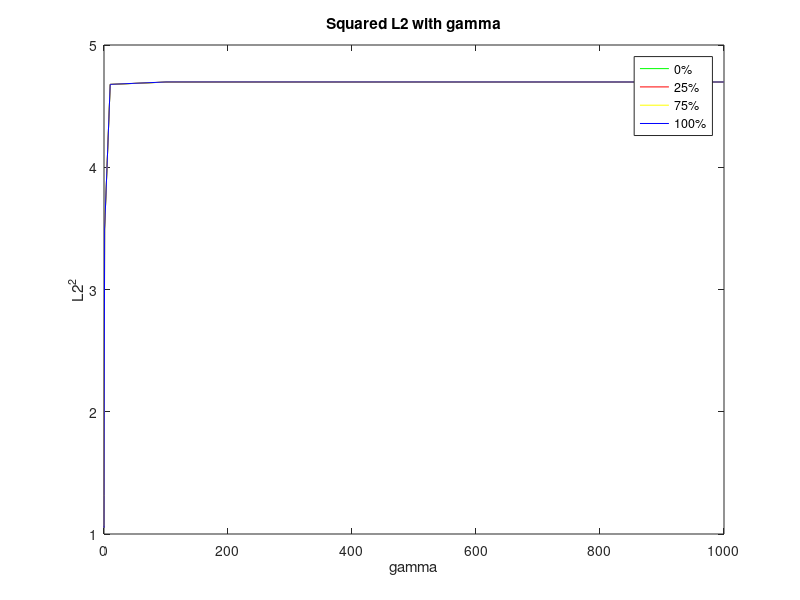

Here is the MATLAB script that generated this plot:
N=10;
x = zeros(1,N);
sigma=0.1;
wTrue=[1 0 -0.25 0];
for i=1:N
    x(i)=2*rand()-1;
end
v = zeros(1,N);
for i=1:N
    v(i) = normrnd(0,sigma);
end
y = polyval(wTrue,x)+v;
input = zeros(3,N);
for order=1:4
    a = x;
    if order==4
        a = ones(1,N);
    else
        for i=1:order
            a = a.*x;
        end
    end
    input(order,:)=a;
end
lambda=1;
input;


index=0;
steps=(-3:1:3);
percent = zeros(4,length(steps));
xplot=zeros(1, length(steps));
for s=steps
    index = index+1;
    gamma = 10^s;
    xplot(index) = gamma;
    l2=zeros(1,10);
    for i=1:10
        map = @(w)(w)*(w)'*gamma^(-2)+sum((y-w*input).^2*sigma^(-2));
        x0 = rand(1,4);
        [w,mval] = fminsearch(map,x0);
        l2(:,i) = norm(wTrue-w)^2;
    end
    percent(:,index) = [prctile(l2,0),prctile(l2,25),prctile(l2,75),prctile(l2,100),];

end



figure(1),
plot(xplot,percent(1,:),'g'),hold on,
plot(xplot,percent(2,:),'r'),hold on,
plot(xplot,percent(3,:),'y'),hold on,
plot(xplot,percent(4,:),'b'),hold on,
legend("0%",'25%','75%','100%'),
title("Squared L2 with gamma"),%ylim([0,2]);
xlabel('gamma'), ylabel('L2^2');




function g = evalGaussian(x,mu,Sigma)
% Evaluates the Gaussian pdf N(mu,Sigma) at each coumn of X
[n,N] = size(x);
C = ((2*pi)^n * det(Sigma))^(-1/2);
E = -0.5*sum((x-repmat(mu,1,N)).*(inv(Sigma)*(x-repmat(mu,1,N))),1);
g = C*exp(E);
end
